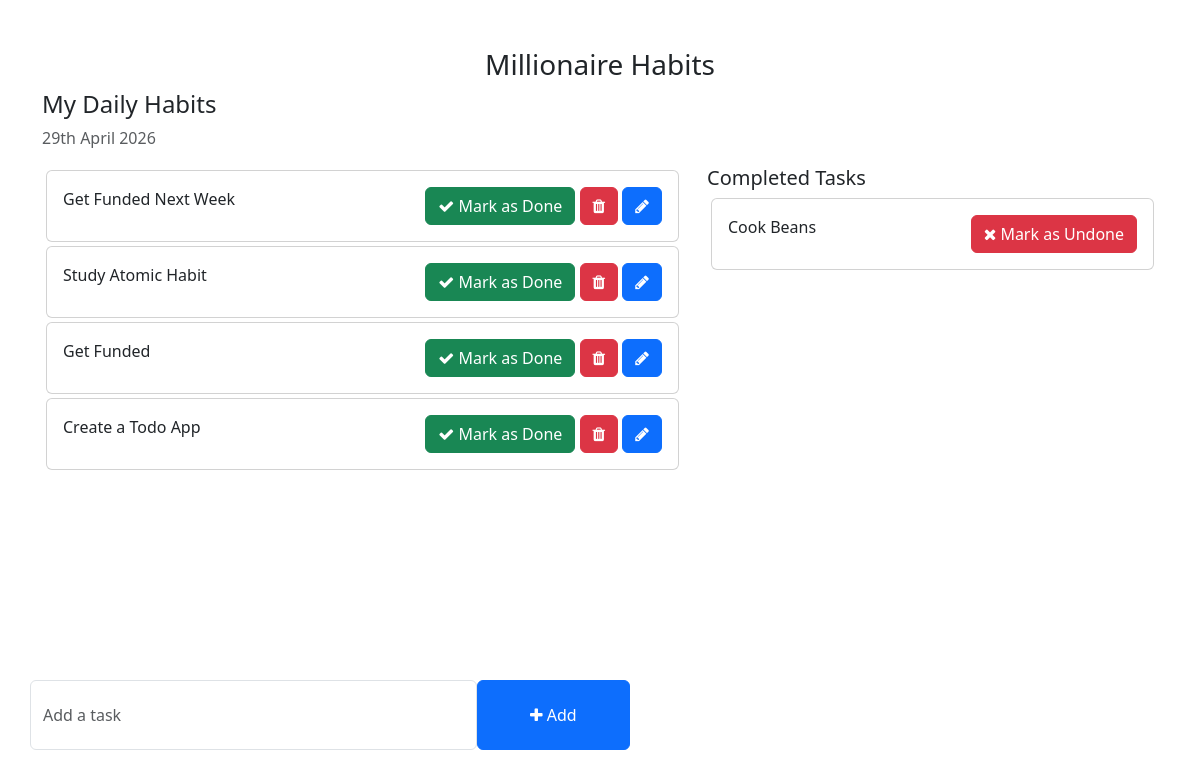
Before: / with the older database file.
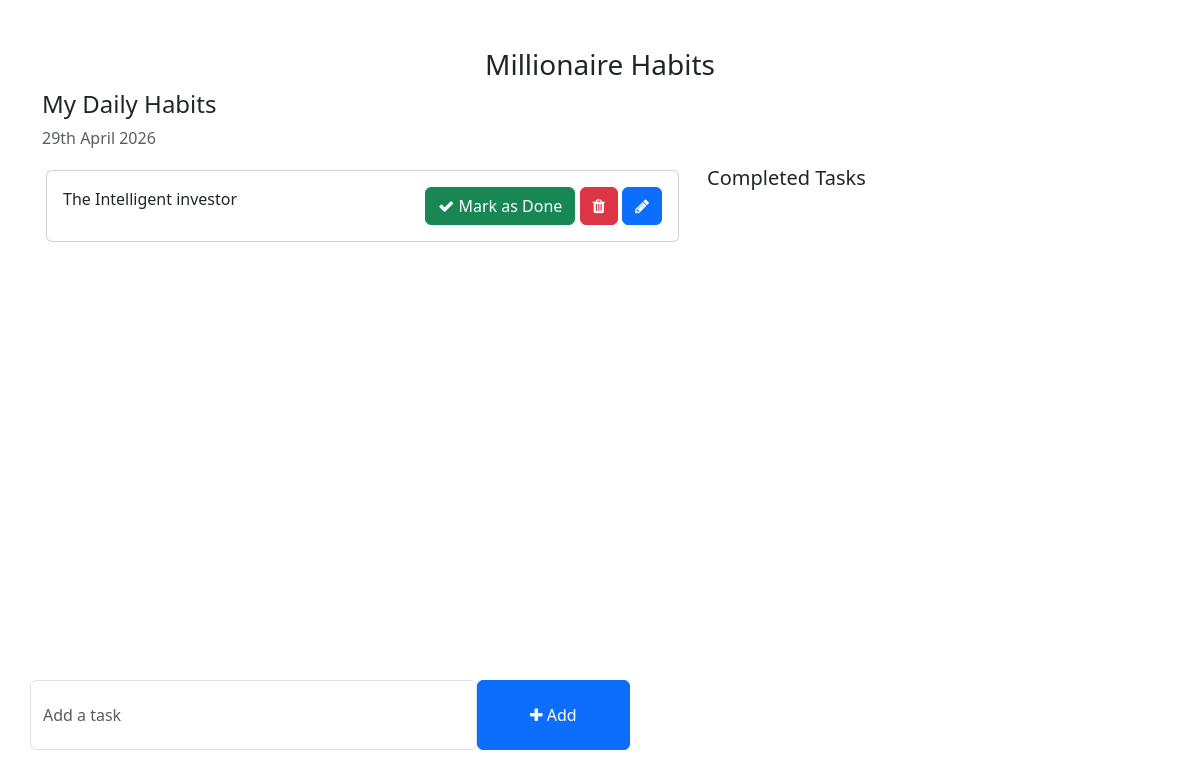
After: the same page with the newer database file.
### todo/models.py (models this page shows, shortened)
class Task(models.Model):
    task = models.CharField(max_length=500)
    is_completed = models.BooleanField(default=False)
    created_at = models.DateTimeField(auto_now_add=True)
    updated_at = models.DateTimeField(auto_now=True)

### todo_main/views.py (the view)
# urls.py: 2. Add a URL to urlpatterns:  path('', views.home, name='home')
def home(request):
    tasks = Task.objects.filter(is_completed=False).order_by('-updated_at')
    completed_tasks = Task.objects.filter(is_completed=True)
    context = {
        'tasks': tasks,
        'completed_tasks': completed_tasks,
    }
    return render(request, 'home.html', context)

### templates/home.html (shortened to what this page needs)
<!DOCTYPE html>
<html lang="en">
<head>
    <link href="https://cdn.jsdelivr.net/npm/bootstrap@5.3.0-alpha1/dist/css/bootstrap.min.css" rel="stylesheet">
    <link rel="stylesheet" href="https://cdnjs.cloudflare.com/ajax/libs/font-awesome/4.7.0/css/font-awesome.min.css">
</head>
<body>
    <div class="container">
        <h3 class="pt-5 text-center">Millionaire Habits</h3>
        <div class="row">
            <h4>My Daily Habits</h4>
            <p class="text-muted">{% now "jS F Y" %}</p>
            <div class="col-md-7 col-lg-7" style="height: 450px; overflow: scroll;">
                 {% for task in tasks %}
                <div class="card m-1">
                    <div class="card-body">
                        {{ task.task }}
                        <span style="position: relative; float: right;">
                            <a href="{% url 'mark_as_done' task.pk %}" class="btn btn-success"><i class="fa fa-check"></i> Mark as Done</a>
                            <a href="{% url 'delete_task' task.pk %}" class="btn btn-danger"><i class="fa fa-trash"></i></a>
                            <a href="{% url 'edit_task' task.pk%}" class="btn btn-primary"><i class="fa fa-pencil"></i></a>
                        </span>
                    </div>
                </div>
               {% endfor %}
            </div>
            <div class="col-md-5 col-lg-5">
                <h5>Completed Tasks</h5>
                {% for task in completed_tasks %}
                <div class="card m-1">
                    <div class="card-body">
                        {{ task.task }}
                        <span style="position: relative; float: right;">
                            <a href="{% url 'mark_as_undone' task.pk %}" class="btn btn-danger"><i class="fa fa-times"></i> Mark as Undone</a>
                        </span>
                    </div>
                </div>
                {% endfor %}
            </div>
        </div>
        <div class="row">
            <div class="col-md-6 col-lg-6 p-0" style="position: absolute; bottom: 50px;">
                <form action="{% url 'addTask' %}" method="POST">
                    <div class="form-group">
                        <span style="display: flex;">
                            <input type="text" name="task" class="form-control" placeholder="Add a task">
                            <button type="submit" class="btn btn-primary" style="width: 200px;"><i class="fa fa-plus"></i> Add</button>
                        </span>
                    </div>
                </form>
            </div>
        </div>
    </div>
</body>
</html>

### templates/home.html (style rules this page uses)
.form-control { padding: 1.375rem .75rem !important; }

Changed rows visible on the page:
removed Task: task "Get Funded Next Week", shown under "My Daily Habits"
removed Task: task "Get Funded", shown under "My Daily Habits"
removed Task: task "Create a Todo App", shown under "My Daily Habits"
removed Task: task "Cook Beans", shown under "Completed Tasks"
changed Task: task "Study Atomic Habit" → "The Intelligent investor"
